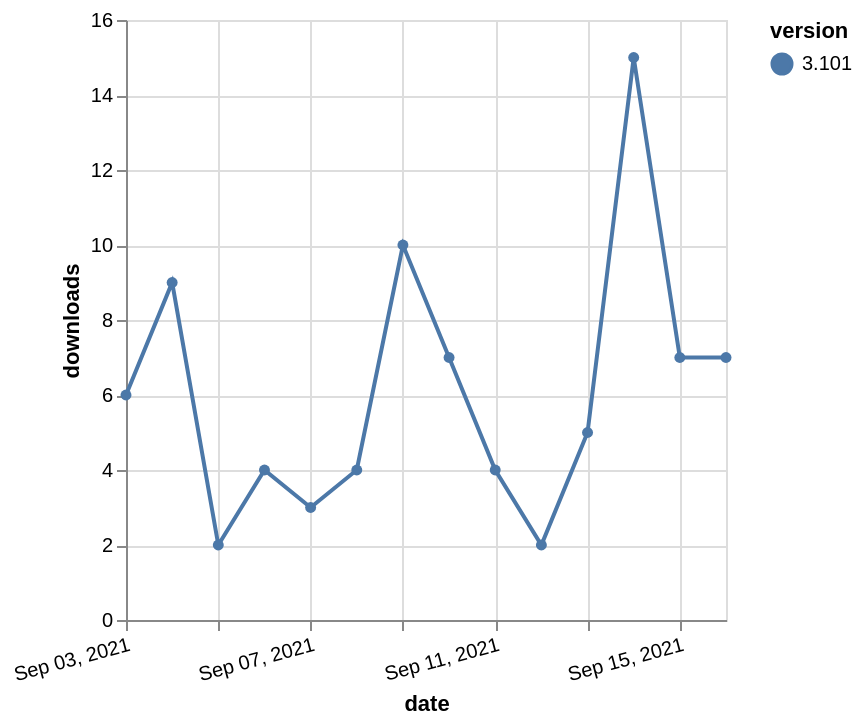

Express this chart as Vega-Lite.
### Vega-Lite specification from a JSON file in a GitHub repository (floating-point values rounded to 4 significant figures)
{"$schema": "https://vega.github.io/schema/vega-lite/v5.json", "description": "A simple bar chart with embedded data.", "data": {"values": [{"date": "2021-09-03", "total": 24575, "delta": 6, "version": "3.101"}, {"date": "2021-09-04", "total": 24584, "delta": 9, "version": "3.101"}, {"date": "2021-09-05", "total": 24586, "delta": 2, "version": "3.101"}, {"date": "2021-09-06", "total": 24590, "delta": 4, "version": "3.101"}, {"date": "2021-09-07", "total": 24593, "delta": 3, "version": "3.101"}, {"date": "2021-09-08", "total": 24597, "delta": 4, "version": "3.101"}, {"date": "2021-09-09", "total": 24607, "delta": 10, "version": "3.101"}, {"date": "2021-09-10", "total": 24614, "delta": 7, "version": "3.101"}, {"date": "2021-09-11", "total": 24618, "delta": 4, "version": "3.101"}, {"date": "2021-09-12", "total": 24620, "delta": 2, "version": "3.101"}, {"date": "2021-09-13", "total": 24625, "delta": 5, "version": "3.101"}, {"date": "2021-09-14", "total": 24640, "delta": 15, "version": "3.101"}, {"date": "2021-09-15", "total": 24647, "delta": 7, "version": "3.101"}, {"date": "2021-09-16", "total": 24654, "delta": 7, "version": "3.101"}]}, "width": "container", "mark": {"type": "line", "point": {"filled": true}}, "encoding": {"x": {"field": "date", "type": "temporal", "timeUnit": "yearmonthdate", "title": "date", "axis": {"labelAngle": -15}}, "y": {"field": "delta", "type": "quantitative", "title": "downloads"}, "color": {"field": "version", "type": "nominal"}, "tooltip": {"field": "delta"}}}
